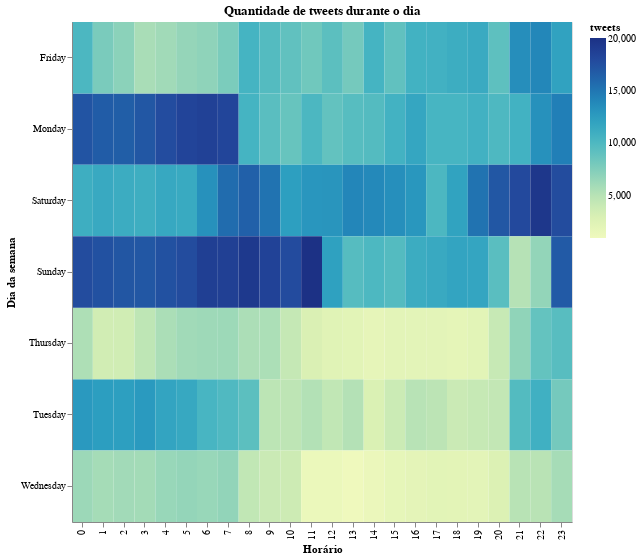

The notebook cell saved with this chart:
### Code cell
# Criando heatmap a partir da tabela "Count" 

def get_index(dia, hora):
    dias_da_semana = ["Monday", "Tuesday", "Wednesday", "Thursday", "Friday", "Saturday", "Sunday"]
    dia_index = dias_da_semana.index(dia)
    return dia_index * 24 + hora


# cria um dicionário com as colunas "Dias da semana" e "horário"
data = {"Day of week": [], "Hour of day": []}

# adiciona os dias da semana e horários no dicionário
dias_da_semana = ["Monday", "Tuesday", "Wednesday", "Thursday", "Friday", "Saturday", "Sunday"]
horarios = range(0, 24)

for dia in dias_da_semana:
    for hora in horarios:
        data["Day of week"].append(dia)
        data["Hour of day"].append(hora)

# cria o dataframe a partir do dicionário
df_heatmap = pd.DataFrame(data)


for x in dias_da_semana:
    for y in range(0,24):
        df_heatmap.loc[get_index(x,y),'tweets'] = count[y][x]
        
        

heatmap = alt.Chart(df_heatmap).mark_rect().encode(
    x=alt.X('Hour of day:O', title='Horário'),
    y=alt.Y('Day of week:O', title='Dia da semana'),
    color='tweets:Q').properties(
    width=500,
    height=500,
    title='Quantidade de tweets durante o dia'
).interactive()


heatmap

### Figure 1 — Vega-Lite specification as saved in the notebook (floating-point values rounded to 4 significant figures; data arrays with more than 128 entries replaced by an {"elided": "..."} marker saying what was removed)
{"config": {"view": {"continuousWidth": 400, "continuousHeight": 300}}, "data": {"name": "data-de42f861ad6477e55cb0de1222d2000f"}, "mark": "rect", "encoding": {"color": {"field": "tweets", "type": "quantitative"}, "x": {"field": "Hour of day", "title": "Horário", "type": "ordinal"}, "y": {"field": "Day of week", "title": "Dia da semana", "type": "ordinal"}}, "height": 500, "selection": {"selector030": {"type": "interval", "bind": "scales", "encodings": ["x", "y"]}}, "title": "Quantidade de tweets durante o dia", "width": 500, "$schema": "https://vega.github.io/schema/vega-lite/v4.17.0.json", "datasets": {"data-de42f861ad6477e55cb0de1222d2000f": {"elided": "168 records"}}}
